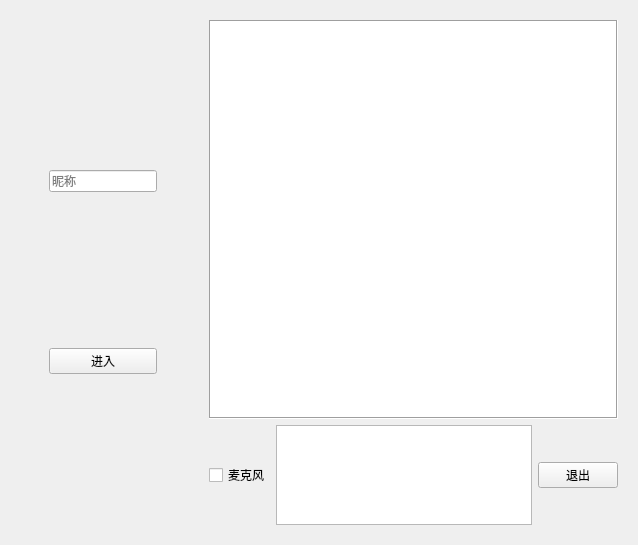
<?xml version="1.0" encoding="UTF-8"?>
<ui version="4.0">
 <class>Widget</class>
 <widget class="QWidget" name="Widget">
  <property name="geometry">
   <rect>
    <x>0</x>
    <y>0</y>
    <width>638</width>
    <height>545</height>
   </rect>
  </property>
  <property name="minimumSize">
   <size>
    <width>0</width>
    <height>0</height>
   </size>
  </property>
  <property name="maximumSize">
   <size>
    <width>65535</width>
    <height>65535</height>
   </size>
  </property>
  <property name="windowTitle">
   <string>Widget</string>
  </property>
  <layout class="QGridLayout" name="gridLayout_3">
   <item row="0" column="0">
    <widget class="QWidget" name="widget" native="true">
     <property name="autoFillBackground">
      <bool>true</bool>
     </property>
     <layout class="QGridLayout" name="gridLayout">
      <item row="0" column="0">
       <spacer name="horizontalSpacer_3">
        <property name="orientation">
         <enum>Qt::Horizontal</enum>
        </property>
        <property name="sizeHint" stdset="0">
         <size>
          <width>20</width>
          <height>20</height>
         </size>
        </property>
       </spacer>
      </item>
      <item row="0" column="1">
       <widget class="QLineEdit" name="lineEdit">
        <property name="placeholderText">
         <string>昵称</string>
        </property>
       </widget>
      </item>
      <item row="0" column="2">
       <spacer name="horizontalSpacer_2">
        <property name="orientation">
         <enum>Qt::Horizontal</enum>
        </property>
        <property name="sizeHint" stdset="0">
         <size>
          <width>20</width>
          <height>20</height>
         </size>
        </property>
       </spacer>
      </item>
      <item row="1" column="1">
       <widget class="QPushButton" name="pushButton_Enter">
        <property name="text">
         <string>进入</string>
        </property>
       </widget>
      </item>
     </layout>
    </widget>
   </item>
   <item row="0" column="1">
    <widget class="QWidget" name="widget_2" native="true">
     <property name="autoFillBackground">
      <bool>true</bool>
     </property>
     <layout class="QGridLayout" name="gridLayout_2">
      <item row="1" column="0">
       <widget class="QCheckBox" name="checkBox_Mic">
        <property name="text">
         <string>麦克风</string>
        </property>
       </widget>
      </item>
      <item row="1" column="1">
       <widget class="QTextBrowser" name="textBrowser_UserInfo">
        <property name="minimumSize">
         <size>
          <width>150</width>
          <height>70</height>
         </size>
        </property>
        <property name="maximumSize">
         <size>
          <width>65535</width>
          <height>100</height>
         </size>
        </property>
       </widget>
      </item>
      <item row="0" column="0" colspan="3">
       <widget class="QListWidget" name="listWidget_ALL_user">
        <property name="enabled">
         <bool>true</bool>
        </property>
        <property name="frameShape">
         <enum>QFrame::Box</enum>
        </property>
        <property name="editTriggers">
         <set>QAbstractItemView::NoEditTriggers</set>
        </property>
        <property name="showDropIndicator" stdset="0">
         <bool>false</bool>
        </property>
        <property name="selectionMode">
         <enum>QAbstractItemView::NoSelection</enum>
        </property>
        <property name="textElideMode">
         <enum>Qt::ElideMiddle</enum>
        </property>
       </widget>
      </item>
      <item row="1" column="2">
       <widget class="QPushButton" name="pushButton_Exit">
        <property name="text">
         <string>退出</string>
        </property>
       </widget>
      </item>
     </layout>
    </widget>
   </item>
  </layout>
 </widget>
 <resources/>
 <connections/>
</ui>
